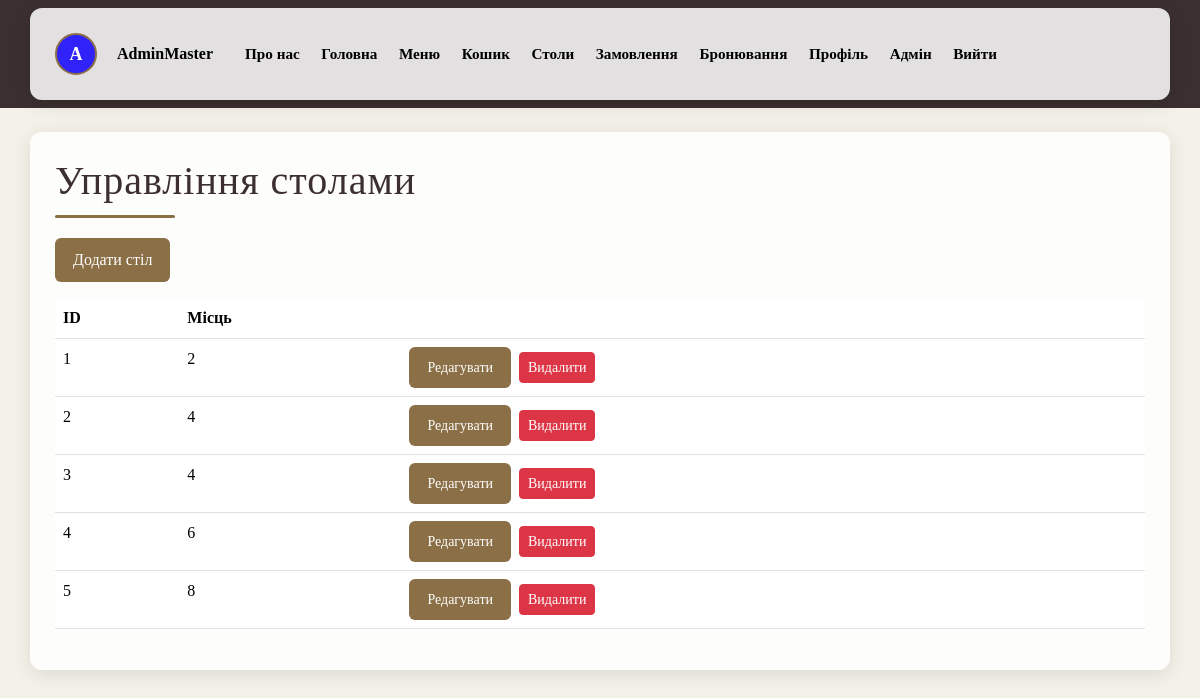
Page /admin/tables/ (signed in) on the committed database.
### database.py (models this page shows, shortened)
class Base(DeclarativeBase):
    def create_db(self):
        Base.metadata.create_all(engine)
    def drop_db(self):
        Base.metadata.drop_all(engine)

class Users(UserMixin, Base):
    __tablename__ = "users"
    id: Mapped[int] = mapped_column(primary_key=True)
    nickname: Mapped[str] = mapped_column(String(100), unique=True)
    email: Mapped[str] = mapped_column(String(150), unique=True)
    password: Mapped[str] = mapped_column(String(100))
    status_admin: Mapped[bool] = mapped_column(Boolean, default=False)
    avatar_color: Mapped[str] = mapped_column(String(20), nullable=True)
    avatar_letter: Mapped[str] = mapped_column(String(2), nullable=True)
    avatar_image: Mapped[str] = mapped_column(String(200), nullable=True)
    orders = relationship("Orders", back_populates="user", cascade="all, delete")
    reservations = relationship("Reservations", back_populates="user", cascade="all, delete")

class Tables(Base):
    __tablename__ = "tables"
    id: Mapped[int] = mapped_column(primary_key=True)
    seats: Mapped[int] = mapped_column(Integer)
    location: Mapped[str] = mapped_column(String(100), nullable=True)
    reservations = relationship("ReservationTables", back_populates="table", cascade="all, delete")

### main.py (the view)
@app.route('/admin/tables/')
@login_required
@admin_required
def admin_tables():
    tables = get_all_tables()
    return render_template('admin_tables.html', tables=tables)

### database.py (called while the page is built)
def search_user(user_id):
    with Session() as session:
        user = session.query(Users).filter_by(id=user_id).first()
        return user

def get_all_tables():
    with Session() as session:
        tables = session.query(Tables).order_by(Tables.id).all()
        for table in tables:
            session.refresh(table)
        return tables

### main.py (called while the page is built)
@login_manager.user_loader
def load_user(user_id):
    return search_user(user_id)

def admin_required(func):
    @wraps(func)
    def wrapper(*args, **kwargs):
        if not current_user.is_authenticated or not current_user.status_admin:
            flash("У вас немає прав адміністратора", "danger")
            return redirect(url_for('home'))
        return func(*args, **kwargs)
    return wrapper

### templates/admin_tables.html (shortened to what this page needs)
{% extends "base.html" %}
{% block content %}
<h1>Управління столами</h1>
<div class="decor-line"></div>
<a href="{{ url_for('admin_add_table') }}" class="btn btn-custom mb-3">Додати стіл</a>
<table class="table">
    <tr>
        <th>ID</th>
        <th>Місць</th>
        <th></th>
    </tr>
    {% for table in tables %}
    <tr>
        <td>{{ table.id }}</td>
        <td>{{ table.seats }}</td>
        <td>
            <a href="{{ url_for('admin_edit_table', table_id=table.id) }}" class="btn btn-custom btn-sm">Редагувати</a>
            <form method="POST" action="{{ url_for('admin_delete_table', table_id=table.id) }}" class="d-inline"
                onsubmit="return confirm('Видалити цей стіл?');">
                <button type="submit" class="btn btn-danger btn-sm ms-1">Видалити</button>
            </form>
        </td>
    </tr>
    {% endfor %}
</table>
{% endblock %}

### templates/base.html (shortened to what this page needs)
<!DOCTYPE html>
<html lang="en">
<head>
    <link href="https://cdn.jsdelivr.net/npm/bootstrap@5.3.8/dist/css/bootstrap.min.css" rel="stylesheet"
>
</head>
<body>
    <nav class="navbar navbar-dark bg-dark mb-4">
        <div class="container d-flex flex-wrap align-items-center gap-2 gap-md-3">
            {% if current_user.is_authenticated %}
            {% if current_user.avatar_image %}
            <img src="{{ url_for('static', filename='images/profile/' + current_user.avatar_image) }}" class="avatar">
            {% else %}
            <div class="avatar-circle" style="background: {{ current_user.avatar_color }}">
                {{ current_user.avatar_letter }}
            </div>
            {% endif %}
            <span class="ms-1 navbar-user me-2 me-md-3">{{ current_user.nickname }}</span>
            <a class="navbar-brand py-1" href="{{ url_for('about_us') }}">Про нас</a>
            <a class="navbar-brand py-1" href="{{ url_for('home_page') }}">Головна</a>
            <a class="navbar-brand py-1" href="{{ url_for('menu') }}">Меню</a>
            <a class="navbar-brand py-1" href="{{ url_for('cart') }}">Кошик</a>
            <a class="navbar-brand py-1" href="{{ url_for('tables') }}">Столи</a>
            <a class="navbar-brand py-1" href="{{ url_for('orders') }}">Замовлення</a>
            <a class="navbar-brand py-1" href="{{ url_for('reservations') }}">Бронювання</a>
            <a class="navbar-brand py-1" href="{{ url_for('profile') }}">Профіль</a>
            {% if current_user.status_admin %}
            <a class="navbar-brand py-1" href="{{ url_for('admin_dashboard') }}">Адмін</a>
            {% endif %}
            <a class="navbar-brand py-1" href="javascript:void(0)" onclick="confirmLogout()">Вийти</a>
            {% else %}
            <a class="navbar-brand py-1" href="{{ url_for('about_us') }}">Про нас</a>
            <a class="navbar-brand py-1" href="{{ url_for('login') }}">Увійти</a>
            <a class="navbar-brand py-1" href="{{ url_for('register') }}">Зареєструватись</a>
            {% endif %}
        </div>
    </nav>
    <main class="container">
        {% block content %}
        {% endblock %}
    </main>
</body>
</html>

### templates/base.html (style rules this page uses)
.avatar-circle { width: 40px; height: 40px; border-radius: 50%; color: white; font-weight: bold; display: flex; justify-content: center; align-items: center; font-size: 18px; }
body { background: #f4f1e8; font-family: "Georgia", "Times New Roman", serif; color: #2c2c2c; }
.container { background: rgba(255, 255, 255, 0.85); padding: 25px; border-radius: 12px; box-shadow: 0 4px 20px rgba(0, 0, 0, 0.1); }
h1, h2, h3 { font-family: "Cinzel", serif; letter-spacing: 1px; color: #3b2f2f; }
.decor-line { width: 120px; height: 3px; background: #8b6f47; margin: 10px 0 20px 0; border-radius: 2px; }
.btn-custom { background: #8b6f47; color: white; border: none; padding: 10px 18px; border-radius: 6px; transition: 0.3s; }
.avatar-circle { width: 42px; height: 42px; border-radius: 50%; color: white; font-weight: bold; display: flex; justify-content: center; align-items: center; font-size: 18px; border: 2px solid #8b6f47; }
.navbar { background: #3b2f2f !important; }
.navbar>.container { justify-content: flex-start !important; }
.navbar .navbar-brand { color: #000000 !important; font-family: "Cinzel", serif; font-weight: 600; font-size: 0.95rem; margin-right: 0.35rem; text-shadow: none; transition: color 0.2s, transform 0.2s; }
.navbar .navbar-user { color: #000000 !important; font-weight: 600; text-shadow: none; }

### rows in the picture
Users: avatar_letter "A", nickname "AdminMaster"
Tables: id "1", seats "2"
Tables: id "2", seats "4"
Tables: id "3", seats "4"
Tables: id "4", seats "6"
Tables: id "5", seats "8"
